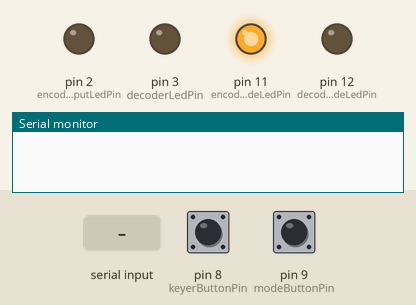
Simulated run of this sketch. Board: Arduino Uno, built with avr-gcc and run on an emulated ATmega328P. On the bench: output pins drawn as LEDs (lit = HIGH), the last lines printed to the serial monitor. Dashed ring = blinking. Inputs (shaded band) come from the test bench; at power-on: pin 9 (modeButtonPin) LOW, pin 8 (keyerButtonPin) HIGH.

Above: at 1.2 s.
1.3 s: "0\n" received over Serial
At 1.7 s:
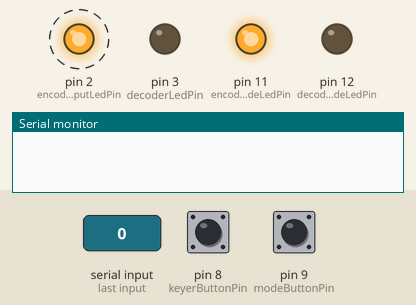
4.3 s: pin 9 (modeButtonPin) pulled HIGH for 3.2 s
At 7.1 s:
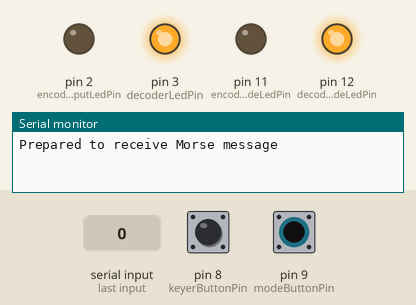
Timing chart, 0 to 8.6 s (numbered marks = the images above; inputs shaded):
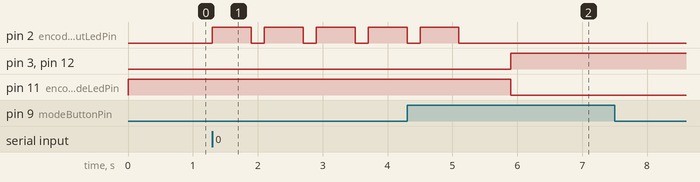

Measured:
- after the input at 1.3 s, pin 2 (encoderOutputLedPin): alternates HIGH for 0.60 s and LOW for 0.20 s, starting at once
- after the input at 4.3 s, pin 3 (decoderLedPin), pin 12 (decodeModeLedPin): LOW → HIGH after 1.6 s; pin 11 (encodeModeLedPin): HIGH → LOW after 1.6 s

The sketch:

morseEncoder-Decoder.ino
```cpp
#include <stdbool.h>
#include <string.h>
//For letters
char* letters[] = {
  ".-", "-...", "-.-.", "-..", ".", "..-.", "--.", "....", "..",    // A-I
  ".---", "-.-", ".-..", "--", "-.", "---", ".--.", "--.-", ".-.",  // J-R
  "...", "-", "..-", "...-", ".--", "-..-", "-.--", "--.."          // S-Z
};
const int letterNo = 26;
// ".-.-.-" = break line
//For digits
char* digits[] = {
  "-----", ".----", "..---", "...--", "....-", ".....",
  "-....", "--...", "---..", "----."
};
const int digitNo = 10;

int encodeModeLedPin = 11;
int decodeModeLedPin = 12;
int modeButtonPin = 9;
int encoderOutputLedPin = 2;
bool modeState = 0;  //0 = encode, 1 = decode

void setup() {
  setupModeSelector();
  setupEncoder();
  setupDecoder();
  Serial.begin(9600);
}

void loop() {
  modeState = updateMode(modeState);
  if(modeState == 0)
  {
    updateEncoder();
  }
  else
    updateDecoder();
}
```

modeSelector.ino
```cpp
int modeButtonValue = 0;

long lastDebounceTime = 0;
long debounceDelay = 150;

void setupModeSelector() {
  pinMode(encodeModeLedPin, OUTPUT);
  pinMode(decodeModeLedPin, OUTPUT);
  pinMode(modeButtonPin, INPUT);
  digitalWrite(encodeModeLedPin, HIGH);
  digitalWrite(decodeModeLedPin, LOW);
}

void prepareSerial(bool mode)
{
  if(mode == 0)
    Serial.write("\nPrepared to transmit Morse message\n");
  else
    Serial.write("Prepared to receive Morse message\n");
}

bool updateMode(bool mode) {
  modeButtonValue = digitalRead(modeButtonPin);
  if ((millis() - lastDebounceTime) > debounceDelay) {
    if (modeButtonValue == HIGH) {
      mode = !mode;
      Serial.flush();
      prepareSerial(mode);
      digitalWrite(encodeModeLedPin, (mode ? LOW : HIGH));
      digitalWrite(decodeModeLedPin, (mode ? HIGH : LOW));
    }
    lastDebounceTime = millis();
  }
  return mode;
}
```

morseDecoder.ino
```cpp
int keyerButtonPin = 8;
int decoderLedPin = 3;
unsigned long signalLength = 0, pressTime = 0, releaseTime = 0, oldPressTime = 0;
char code[7];
char ch;
int codeLength = 0;
int cutoffTime = 300;
int noiseThreshold = 50;

char convertSignal() {
  if (noiseThreshold < signalLength && signalLength < cutoffTime)
    return '.';
  else if (signalLength >= cutoffTime)
    return '-';
}

void emptyCode() {
  strcpy(code, "");
  codeLength = 0;
}

char convertCode() {
  if (strcmp(code, ".-.-.-") == 0) {
    emptyCode();
    return '\n';
  } else if (strcmp(code, ".-.-") == 0) {
    emptyCode();
    return ' ';
  } else {
    for (int i = 0; i < letterNo; i++)
      if (strcmp(code, letters[i]) == 0) {
        emptyCode();
        return char('A' + i);
      }
    for (int i = 0; i < digitNo; i++)
      if (strcmp(code, digits[i]) == 0) {
        emptyCode();
        return char('0' + i);
      }
    emptyCode();
    return '\0';
  }
}

void setupDecoder() {
  pinMode(keyerButtonPin, INPUT_PULLUP);
  pinMode(decoderLedPin, OUTPUT);
}

void updateDecoder() {
NextChar:
  while (digitalRead(keyerButtonPin) == LOW) {
    modeState = updateMode(modeState);
    if (modeState == 0)
      return;
  }
  oldPressTime = releaseTime;
  pressTime = millis();
  digitalWrite(decoderLedPin, HIGH);
  while (digitalRead(keyerButtonPin) == HIGH) {}
  releaseTime = millis();
  digitalWrite(decoderLedPin, LOW);
  signalLength = releaseTime - pressTime;
  if (signalLength > noiseThreshold) {
    code[codeLength++] = convertSignal();
  }
  while (millis() - releaseTime < cutoffTime + (cutoffTime / 2)) {
    if (digitalRead(keyerButtonPin) == HIGH)
      goto NextChar;
  }
  code[codeLength] = '\0';
  ch = convertCode();
  if (ch != '\0')
    Serial.print(ch);
  else
    Serial.print("Unknown character encountered!\n");
}
```

morseEncoder.ino
```cpp
int dotDelay = 200;
int dashDelay = 3 * dotDelay;

void setupEncoder() {
  pinMode(encoderOutputLedPin, OUTPUT);
  prepareSerial(modeState);
}

void updateEncoder() {
  char ch;
  if (Serial.available()) {
    ch = Serial.read();  // read a single letter if (ch >= 'a' && ch <= 'z')
    if (ch >= 'a' && ch <= 'z') {
      flashSequence(letters[ch - 'a']);
    } else if (ch >= 'A' && ch <= 'Z') {
      flashSequence(letters[ch - 'A']);
    } else if (ch >= '0' && ch <= '9') {
      flashSequence(digits[ch - '0']);
    } else if (ch == ' ') {
      delay(dotDelay * 4);
    } else if (ch == '\n') {
      Serial.write("Message Delivered!\n");
    }
  }
}

void flashSequence(char* sequence) {
  int i = 0;
  while (sequence[i] != NULL) {
    flashDotOrDash(sequence[i]);
    i++;
  }
  delay(dotDelay * 3);
}


void flashDotOrDash(char dotOrDash) {
  digitalWrite(encoderOutputLedPin, HIGH);
  if (dotOrDash == '.') {
    delay(dotDelay);
  } else  // must be a -
  {
    delay(dashDelay);
  }
  digitalWrite(encoderOutputLedPin, LOW);
  delay(dotDelay);
}
```
